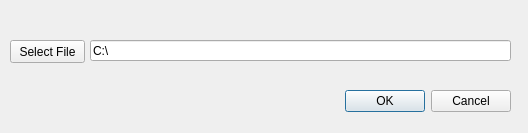
<?xml version="1.0" encoding="UTF-8"?>
<ui version="4.0">
 <class>Dialog</class>
 <widget class="QDialog" name="Dialog">
  <property name="geometry">
   <rect>
    <x>0</x>
    <y>0</y>
    <width>528</width>
    <height>133</height>
   </rect>
  </property>
  <property name="windowTitle">
   <string>File Select</string>
  </property>
  <widget class="QDialogButtonBox" name="buttonBox">
   <property name="geometry">
    <rect>
     <x>220</x>
     <y>90</y>
     <width>291</width>
     <height>23</height>
    </rect>
   </property>
   <property name="orientation">
    <enum>Qt::Horizontal</enum>
   </property>
   <property name="standardButtons">
    <set>QDialogButtonBox::Cancel|QDialogButtonBox::Ok</set>
   </property>
  </widget>
  <widget class="QLineEdit" name="FilePath">
   <property name="geometry">
    <rect>
     <x>90</x>
     <y>40</y>
     <width>421</width>
     <height>21</height>
    </rect>
   </property>
   <property name="whatsThis">
    <string>The Path to the Selected File</string>
   </property>
   <property name="text">
    <string>C:\</string>
   </property>
  </widget>
  <widget class="QPushButton" name="FileSelector">
   <property name="geometry">
    <rect>
     <x>10</x>
     <y>40</y>
     <width>75</width>
     <height>23</height>
    </rect>
   </property>
   <property name="whatsThis">
    <string>Open a File Selection box</string>
   </property>
   <property name="text">
    <string>Select File</string>
   </property>
  </widget>
 </widget>
 <resources/>
 <connections>
  <connection>
   <sender>buttonBox</sender>
   <signal>accepted()</signal>
   <receiver>Dialog</receiver>
   <slot>accept()</slot>
   <hints>
    <hint type="sourcelabel">
     <x>248</x>
     <y>254</y>
    </hint>
    <hint type="destinationlabel">
     <x>157</x>
     <y>274</y>
    </hint>
   </hints>
  </connection>
  <connection>
   <sender>buttonBox</sender>
   <signal>rejected()</signal>
   <receiver>Dialog</receiver>
   <slot>reject()</slot>
   <hints>
    <hint type="sourcelabel">
     <x>316</x>
     <y>260</y>
    </hint>
    <hint type="destinationlabel">
     <x>286</x>
     <y>274</y>
    </hint>
   </hints>
  </connection>
 </connections>
</ui>
